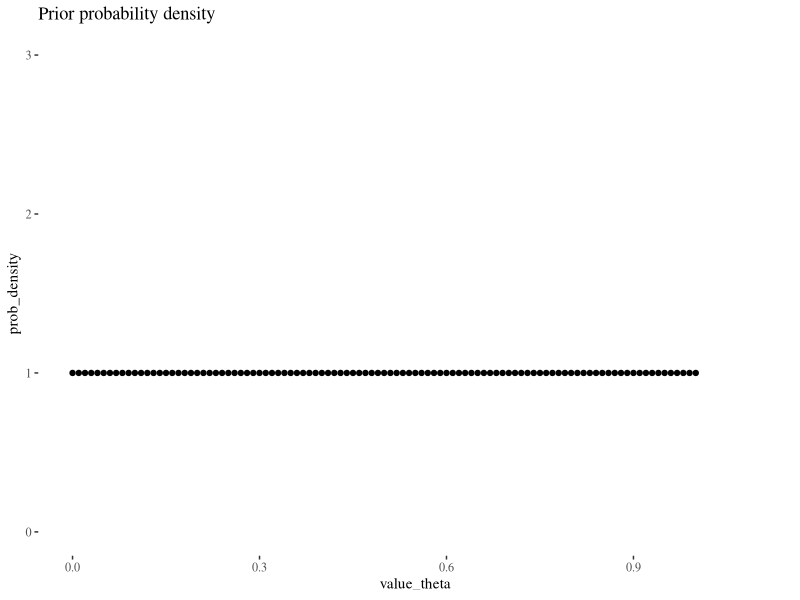
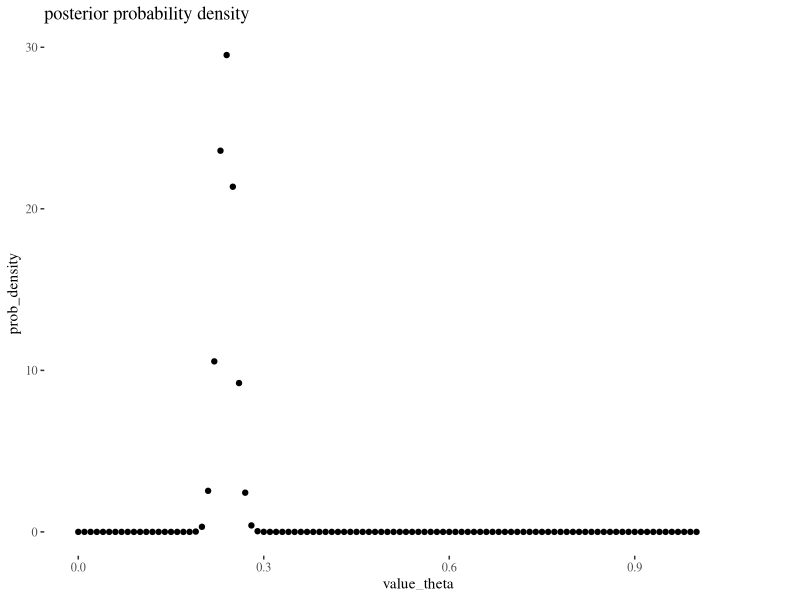
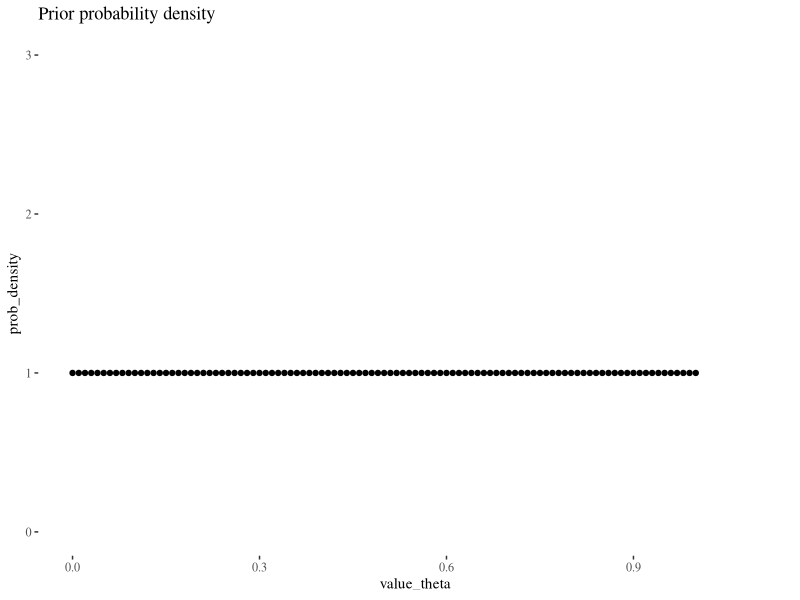
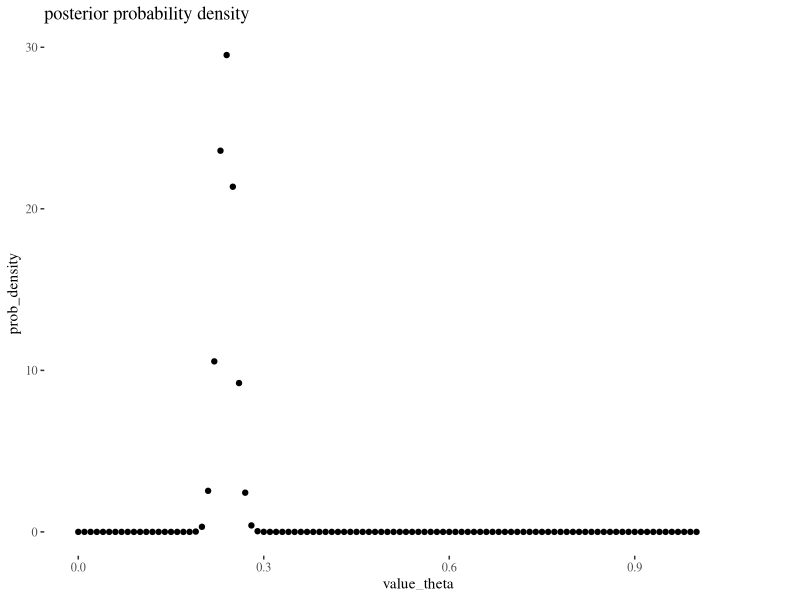

Generate these figures, in order, with R:
## ---- chunk 1
library(ggplot2)
library(tidyverse)
library(ggthemes)
## ---- chunk 2
fraction_land <- 0.24 # the answer, we use this to create the data set.
num_drops <- 1000
count <- seq(1,num_drops,1)

generate_data <- function(n, theta){
    return(runif(n, min = 0, max = 1) <= theta)
}

probability_model <- function(sample, theta){
    return(sample*theta + (1-sample)*(1-theta))
}

water_land <- generate_data(num_drops, fraction_land)
data <- data_frame(count, water_land)
data %>% head()
## ---- chunk 3
range_theta <- seq(0,1,0.01)
prior_theta <- function(theta){
    return(1)
}
plot_prior <- function(range, prior){
    df <- data_frame(value_theta = range) %>% 
        rowwise() %>% 
        mutate(prob_density = prior(value_theta))
    p <- ggplot(df) +
        geom_point(aes(x = value_theta, y = prob_density)) +
        ggtitle("Prior probability density") +
        theme_tufte() +
        ylim(0,3) +
        xlim(0,1.1)
    p %>% ggsave(filename = "prior.png", device = "png", height = 6, width = 3.5, dpi = 600)
    return(p)
}

plot_prior(range_theta, prior_theta)
## ---- chunk 4
likelyhood_theta <- function(data, value_theta, model){
   len_data <- nrow(data)
   temp <- 0
   for(j in 1:len_data){
       temp<- temp+log(model(data$water_land[j], value_theta))
   }
   llhood <- exp(temp)
   return(llhood)
}

likelyhood_theta(data[1,], 0.9, probability_model)
## ---- chunk 5
plot_posterior <- function(data, likelihood, prior, normalization, range, model){
    delta <- range[2]-range[1]
    df <- data_frame(value_theta = range) %>% 
        rowwise() %>% 
        mutate(prob_density = 
                   prior(value_theta)*
                   likelihood(data, value_theta, model))
    norm <- sum(df$prob_density*delta)
    df <- df %>% 
        mutate(prob_density = prob_density/norm)
    p <- ggplot(df) +
        geom_point(aes(x = value_theta, y = prob_density)) +
        ggtitle("posterior probability density") +
        theme_tufte() +
        xlim(0,1.1)
    p %>% ggsave(filename = paste("posterior_",nrow(data),".png",sep = ""), device = "png", height = 6, width = 3.5, dpi = 600)
    return(p)
}

# for(i in 1:10){
#     plot_posterior(data[1:i,], likelyhood_theta, prior_theta, probability_data, range_theta, probability_model)
# }
plot_posterior(data[1:1000,], likelyhood_theta, prior_theta, probability_data, range_theta, probability_model)
